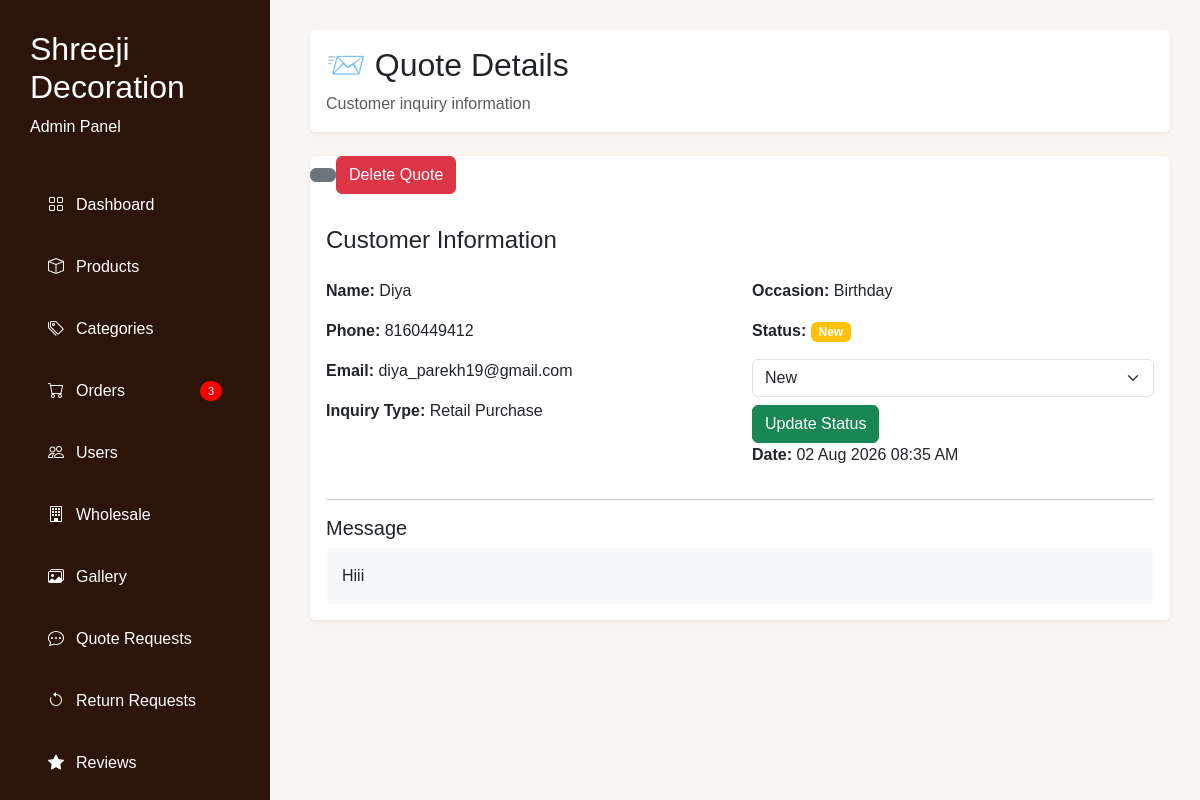
The app's page /admin/view-quote.php?id=6 with its own data.
### tables this page shows
CREATE TABLE `quote_requests` (
  `id` int(11) NOT NULL,
  `name` varchar(100) NOT NULL,
  `phone` varchar(20) NOT NULL,
  `email` varchar(100) DEFAULT NULL,
  `inquiry_type` varchar(100) DEFAULT NULL,
  `occasion` varchar(255) DEFAULT NULL,
  `message` text DEFAULT NULL,
  `status` enum('New','Contacted','Completed') DEFAULT 'New',
  `created_at` timestamp NOT NULL DEFAULT current_timestamp(),
  `admin_seen` tinyint(1) DEFAULT 0
);

### admin/view-quote.php (the view, shortened to what this page needs)
<?php
require_once '../config/db.php';
$id = (int)($_GET['id'] ?? 0);
$result = mysqli_query(
    $conn,
    "SELECT * FROM quote_requests
    WHERE id = $id
"
);
$quote = mysqli_fetch_assoc($result);
?>
<!DOCTYPE html>
<html>
<head>
    <link href="https://cdn.jsdelivr.net/npm/bootstrap@5.3.3/dist/css/bootstrap.min.css" rel="stylesheet">
    <link rel="stylesheet" href="https://cdn.jsdelivr.net/npm/bootstrap-icons@1.11.3/font/bootstrap-icons.min.css">
</head>
<body>
    <?php include 'includes/sidebar.php'; ?>
    <div style="margin-left:280px;padding:30px;">
        <div class="card shadow-sm border-0 mb-4">
            <div class="card-body">
                <h2>
                    📨 Quote Details
                </h2>
                <p class="text-muted mb-0">
                    Customer inquiry information
                </p>
            </div>
        </div>
        <div class="card shadow-sm border-0">
            <div class="mb-3">
                <a href="quotes.php"
                    class="btn btn-secondary">
                    <a href="delete-quote.php?id=<?= $quote['id']; ?>"
                        class="btn btn-danger"
                        onclick="return confirm('Delete this quote?')">
                        Delete Quote
                    </a>
                </a>
            </div>
            <div class="card-body">
                <h4 class="mb-4">
                    Customer Information
                </h4>
                <div class="row">
                    <div class="col-md-6">
                        <p>
                            <strong>Name:</strong>
                            <?= $quote['name']; ?>
                        </p>
                        <p>
                            <strong>Phone:</strong>
                            <?= $quote['phone']; ?>
                        </p>
                        <p>
                            <strong>Email:</strong>
                            <?= $quote['email']; ?>
                        </p>
                        <p>
                            <strong>Inquiry Type:</strong>
                            <?= $quote['inquiry_type']; ?>
                        </p>
                    </div>
                    <div class="col-md-6">
                        <p>
                            <strong>Occasion:</strong>
                            <?= $quote['occasion']; ?>
                        </p>
                        <p>
                            <strong>Status:</strong>
                            <?php
                            $badge = 'bg-warning';
                            ?>
                            <span class="badge <?= $badge ?>">
                                <?= $quote['status']; ?>
                            </span>
                        </p>
                        <form method="POST">
                            <select
                                name="status"
                                class="form-select">
                                <option value="New">
                                    New
                                </option>
                            </select>
                            <button
                                type="submit"
                                class="btn btn-success mt-2">
                                Update Status
                            </button>
                        </form>
                        <p>
                            <strong>Date:</strong>
                            <?= date(
                                'd M Y h:i A',
                                strtotime($quote['created_at'])
                            ); ?>
                        </p>
                    </div>
                </div>
                <hr>
                <h5>
                    Message
                </h5>
                <div class="p-3 bg-light rounded">
                    <?= nl2br($quote['message']); ?>
                </div>
            </div>
        </div>
    </div>
</body>
</html>

### admin/view-quote.php (style rules this page uses)
body { background: #f8f5f2; font-family: Poppins, sans-serif; }

### records on screen
quote_requests: name "Diya", phone "8160449412", email "diya_parekh19@gmail.com", inquiry_type "Retail Purchase", occasion "Birthday", status "New", created_at "02 Aug 2026 08:35 AM", message "Hiii"

### other values on screen
$newOrders "3"
